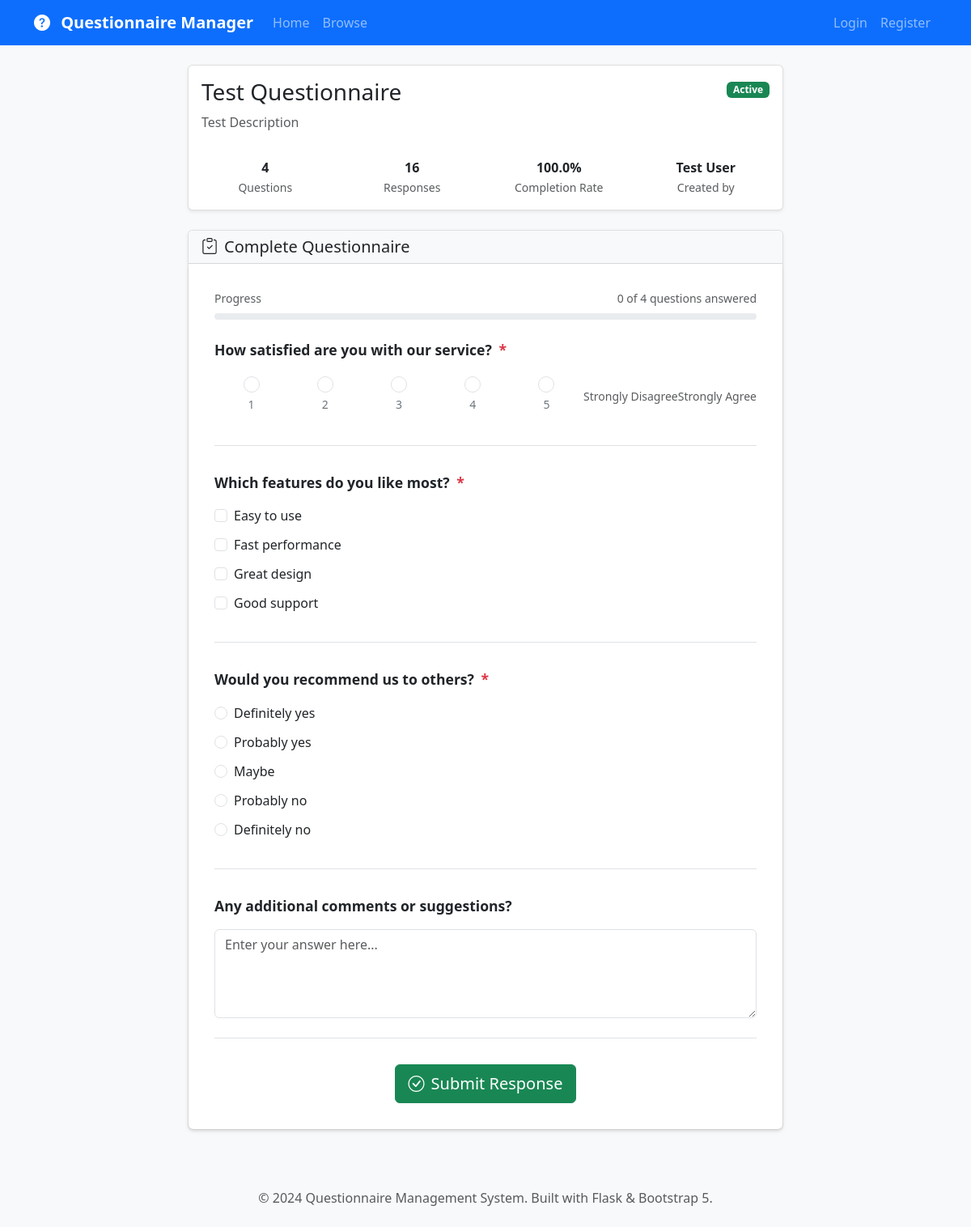
The page /questionnaire/2 on the database its author committed.
### app/models.py (models this page shows, shortened)
class Questionnaire(db.Model):
    __tablename__ = 'questionnaires'
    id = db.Column(db.Integer, primary_key=True)
    title = db.Column(db.String(200), nullable=False)
    description = db.Column(db.Text)
    creator_id = db.Column(db.Integer, db.ForeignKey('users.id'), nullable=False)
    is_active = db.Column(db.Boolean, default=True)
    allow_anonymous = db.Column(db.Boolean, default=False)
    multiple_submissions = db.Column(db.Boolean, default=False)
    created_at = db.Column(db.DateTime, index=True, default=datetime.utcnow)
    updated_at = db.Column(db.DateTime, default=datetime.utcnow, onupdate=datetime.utcnow)
    questions = db.relationship('Question', backref='questionnaire', lazy='dynamic',
                              cascade='all, delete-orphan', order_by='Question.order')
    responses = db.relationship('Response', backref='questionnaire', lazy='dynamic',
                              cascade='all, delete-orphan')
    def get_total_responses(self):
        return self.responses.filter_by(is_complete=True).count()
    def get_completion_rate(self):
        total = self.responses.count()
        completed = self.responses.filter_by(is_complete=True).count()
        return (completed / total * 100) if total > 0 else 0
    def get_question_count(self):
        return self.questions.count()
    def can_user_respond(self, user):
        if not self.is_active:
            return False, "Questionnaire is not active"
        return True, "Can respond"

class User(UserMixin, db.Model):
    __tablename__ = 'users'
    id = db.Column(db.Integer, primary_key=True)
    username = db.Column(db.String(64), index=True, unique=True, nullable=False)
    email = db.Column(db.String(120), index=True, unique=True, nullable=False)
    password_hash = db.Column(db.String(128))
    first_name = db.Column(db.String(64))
    last_name = db.Column(db.String(64))
    role = db.Column(db.String(20), default='user')  # user, admin
    is_active = db.Column(db.Boolean, default=True)
    created_at = db.Column(db.DateTime, index=True, default=datetime.utcnow)
    last_login = db.Column(db.DateTime)
    created_questionnaires = db.relationship('Questionnaire', foreign_keys='Questionnaire.creator_id',
                                           backref='creator', lazy='dynamic', cascade='all, delete-orphan')
    responses = db.relationship('Response', backref='user', lazy='dynamic', cascade='all, delete-orphan')
    def get_full_name(self):
        if self.first_name and self.last_name:
            return f"{self.first_name} {self.last_name}"
        return self.username

class Question(db.Model):
    __tablename__ = 'questions'
    id = db.Column(db.Integer, primary_key=True)
    questionnaire_id = db.Column(db.Integer, db.ForeignKey('questionnaires.id'), nullable=False)
    question_text = db.Column(db.Text, nullable=False)
    question_type = db.Column(db.String(20), nullable=False)  # single_choice, multiple_choice, open_ended, scale
    options = db.Column(db.Text)  # JSON string for choice options
    order = db.Column(db.Integer, default=0)
    is_required = db.Column(db.Boolean, default=True)
    created_at = db.Column(db.DateTime, default=datetime.utcnow)
    answers = db.relationship('Answer', backref='question', lazy='dynamic', cascade='all, delete-orphan')
    def get_options_list(self):
        if self.options:
            try:
                return json.loads(self.options)
            except json.JSONDecodeError:
                return []
        return []

### app/main/routes.py (the view)
@bp.route('/questionnaire/<int:id>')
def view_questionnaire(id):
    questionnaire = Questionnaire.query.get_or_404(id)
    if not questionnaire.is_active and questionnaire.creator != current_user and not current_user.is_authenticated:
        flash('This questionnaire is not available.', 'warning')
        return redirect(url_for('main.questionnaires'))
    user_response = None
    if current_user.is_authenticated:
        user_response = Response.query.filter_by(
            questionnaire_id=id,
            user_id=current_user.id,
            is_complete=True
        ).first()
    can_respond, message = questionnaire.can_user_respond(current_user if current_user.is_authenticated else None)
    return render_template('main/view_questionnaire.html',
                         title=questionnaire.title,
                         questionnaire=questionnaire,
                         user_response=user_response,
                         can_respond=can_respond,
                         response_message=message)

### app/templates/main/view_questionnaire.html (shortened to what this page needs)
{% extends "base.html" %}
{% block content %}
<div class="row">
    <div class="col-lg-8 mx-auto">
        <div class="card mb-4">
            <div class="card-body">
                <div class="d-flex justify-content-between align-items-start mb-3">
                    <div>
                        <h1 class="h3 mb-2">{{ questionnaire.title }}</h1>
                        {% if questionnaire.description %}
                            <p class="text-muted">{{ questionnaire.description }}</p>
                        {% endif %}
                    </div>
                    <div class="text-end">
                        {% if questionnaire.is_active %}
                            <span class="badge bg-success mb-2">Active</span>
                        {% else %}
                            <span class="badge bg-secondary mb-2">Inactive</span>
                        {% endif %}
                    </div>
                </div>
                <div class="row text-center">
                    <div class="col-md-3">
                        <div class="fw-bold">{{ questionnaire.get_question_count() }}</div>
                        <small class="text-muted">Questions</small>
                    </div>
                    <div class="col-md-3">
                        <div class="fw-bold">{{ questionnaire.get_total_responses() }}</div>
                        <small class="text-muted">Responses</small>
                    </div>
                    <div class="col-md-3">
                        <div class="fw-bold">{{ "%.1f"|format(questionnaire.get_completion_rate()) }}%</div>
                        <small class="text-muted">Completion Rate</small>
                    </div>
                    <div class="col-md-3">
                        <div class="fw-bold">{{ questionnaire.creator.get_full_name() }}</div>
                        <small class="text-muted">Created by</small>
                    </div>
                </div>
            </div>
        </div>
        {% if can_respond %}
            <div class="card">
                <div class="card-header">
                    <h5 class="card-title mb-0">
                        <i class="bi bi-clipboard-check me-2"></i>Complete Questionnaire
                    </h5>
                </div>
                <div class="card-body response-form">
                    <div class="progress-container mb-4">
                        <div class="d-flex justify-content-between align-items-center mb-2">
                            <small class="text-muted">Progress</small>
                            <small class="text-muted" id="progress-text">0 of {{ questionnaire.get_question_count() }} questions answered</small>
                        </div>
                        <div class="progress">
                        </div>
                    </div>
                    <form id="response-form" method="POST" action="{{ url_for('api.submit_response', id=questionnaire.id) }}">
                        {% for question in questionnaire.questions %}
                            <div class="question-container" data-question-id="{{ question.id }}" data-required="{{ question.is_required|lower }}">
                                <div class="question-text">
                                    {{ question.question_text }}
                                    {% if question.is_required %}
                                        <span class="required-indicator">*</span>
                                    {% endif %}
                                </div>
                                {% if question.question_type == 'single_choice' %}
                                    <div class="mt-3">
                                        {% for option in question.get_options_list() %}
                                            <div class="form-check">
                                                <input class="form-check-input" type="radio"
                                                       name="question_{{ question.id }}"
                                                       value="{{ option }}"
                                                       id="q{{ question.id }}_{{ loop.index }}">
                                                <label class="form-check-label" for="q{{ question.id }}_{{ loop.index }}">
                                                    {{ option }}
                                                </label>
                                            </div>
                                        {% endfor %}
                                    </div>
                                {% elif question.question_type == 'multiple_choice' %}
                                    <div class="mt-3">
                                        {% for option in question.get_options_list() %}
                                            <div class="form-check">
                                                <input class="form-check-input" type="checkbox"
                                                       name="question_{{ question.id }}"
                                                       value="{{ option }}"
                                                       id="q{{ question.id }}_{{ loop.index }}">
                                                <label class="form-check-label" for="q{{ question.id }}_{{ loop.index }}">
                                                    {{ option }}
                                                </label>
                                            </div>
                                        {% endfor %}
                                    </div>
                                {% elif question.question_type == 'open_ended' %}
                                    <div class="mt-3">
                                        <textarea class="form-control"
                                                  name="question_{{ question.id }}"
                                                  rows="4"
                                                  placeholder="Enter your answer here..."></textarea>
                                    </div>
                                {% elif question.question_type == 'scale' %}
                                    <div class="scale-options">
                                        {% for i in range(1, 6) %}
                                            <div class="scale-option">
                                                <input class="form-check-input" type="radio"
                                                       name="question_{{ question.id }}"
                                                       value="{{ i }}"
                                                       id="q{{ question.id }}_scale_{{ i }}">
                                                <label class="scale-label" for="q{{ question.id }}_scale_{{ i }}">{{ i }}</label>
                                            </div>
                                        {% endfor %}
                                        <div class="d-flex justify-content-between mt-2">
                                            <small class="text-muted">Strongly Disagree</small>
                                            <small class="text-muted">Strongly Agree</small>
                                        </div>
                                    </div>
                                {% endif %}
                            </div>
                        {% endfor %}
                        <div class="text-center mt-4">
                            <button type="submit" class="btn btn-success btn-lg">
                                <i class="bi bi-check-circle me-2"></i>Submit Response
                            </button>
                        </div>
                    </form>
                </div>
            </div>
        {% endif %}
    </div>
</div>
{% endblock %}

### app/static/css/custom.css (style rules this page uses)
:root { --primary-color: #0d6efd; --secondary-color: #6c757d; --success-color: #198754; --danger-color: #dc3545; --warning-color: #ffc107; --info-color: #0dcaf0; }
body { font-family: 'Segoe UI', Tahoma, Geneva, Verdana, sans-serif; background-color: #f8f9fa; }
.card { box-shadow: 0 0.125rem 0.25rem rgba(0, 0, 0, 0.075); border: 1px solid rgba(0, 0, 0, 0.125); transition: box-shadow 0.15s ease-in-out; }
.card-header { background-color: #f8f9fa; border-bottom: 1px solid rgba(0, 0, 0, 0.125); font-weight: 600; }
.scale-options { display: flex; justify-content: space-between; align-items: center; margin: 1rem 0; }
.scale-option { text-align: center; flex: 1; }
.scale-option input[type="radio"] { width: 1.25rem; height: 1.25rem; }
.scale-label { display: block; margin-top: 0.25rem; font-size: 0.875rem; color: #6c757d; }
.response-form { background-color: white; border-radius: 0.5rem; padding: 2rem; box-shadow: 0 0.125rem 0.25rem rgba(0, 0, 0, 0.075); }
.question-container { margin-bottom: 2rem; padding-bottom: 1.5rem; border-bottom: 1px solid #dee2e6; }
.question-text { font-weight: 600; margin-bottom: 1rem; font-size: 1.1rem; color: #212529; }
.required-indicator { color: var(--danger-color); margin-left: 0.25rem; }
.progress-container { margin-bottom: 2rem; }
.progress { height: 0.5rem; }
.form-check { margin-bottom: 0.75rem; }
.btn { border-radius: 0.375rem; font-weight: 500; padding: 0.5rem 1rem; transition: all 0.15s ease-in-out; }

### rows shown on the page
Questionnaire: title "Test Questionnaire", description "Test Description"
User: creator.get_full_name "Test User"
Question: question_text "How satisfied are you with our service?", i "1" "2" "3" "4" "5"
Question: question_text "Which features do you like most?", get_options_list "Easy to use" "Fast performance" "Great design" "Good support"
Question: question_text "Would you recommend us to others?", get_options_list "Definitely yes" "Probably yes" "Maybe" "Probably no" "Definitely no"
Question: question_text "Any additional comments or suggestions?", id "Enter your answer here..."

### other values the page prints
{{ questionnaire.get_question_count() }} "4"
{{ questionnaire.get_total_responses() }} "16"
{{ "%.1f"|format(questionnaire.get_completion_rate()) }} "100.0"
